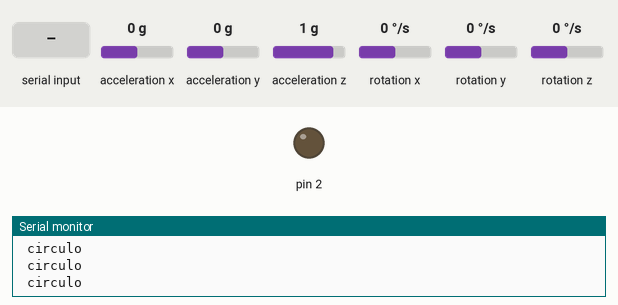
A sketch run on a simulated Arduino Uno, built with avr-gcc and run on an emulated ATmega328P. Parts: output pins drawn as LEDs (lit = HIGH), the last lines printed to the serial monitor. Wiring (inferred from the names in the program): MPU-6050 motion sensor at I2C address 0x68. The inputs (shaded band) are chosen by the test bench; at power-on: acceleration x 0 g, acceleration y 0 g, acceleration z 1 g, rotation x 0 °/s, rotation y 0 °/s, rotation z 0 °/s.

Above: at 1.2 s.
1.3 s: "1\n" received over the second serial link
At 2.9 s:
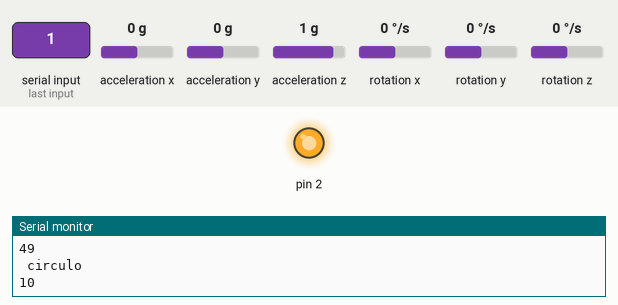
9.7 s: "0\n" received over the second serial link
At 12.5 s:
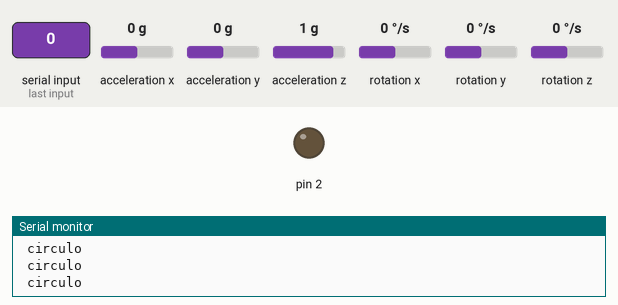
12.7 s: "2\n" received over the second serial link
At 14.3 s:
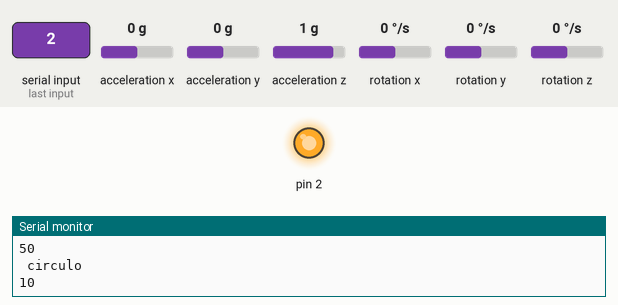
Timing chart, 0 to 16.0 s (numbered marks = the images above; inputs shaded):
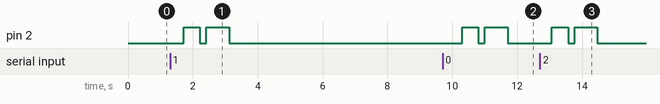

The sketch:

Cubomusic.ino
```cpp
// CUBE MUSIC
// IHC
// UFPE Cin
// October 25, 2018

#include<Wire.h>
#include <SoftwareSerial.h>

const int MPU_addr=0x68;  // I2C address of the MPU-6050
int16_t AcX,AcY,AcZ,Tmp,GyX,GyY,GyZ;
int16_t AcXo,AcYo,AcZo;

// Open serial and begin bluetooth
SoftwareSerial ble(10, 11); // RX, TX

//ble reader
byte incomingByte = 0;
void setup() {
  // MPU-6050
  Wire.begin();
  Wire.beginTransmission(MPU_addr);
  Wire.write(0x6B);  // PWR_MGMT_1 register
  Wire.write(0);     // set to zero (wakes up the MPU-6050)
  Wire.endTransmission(true);

  // Open serial port
  Serial.begin(9600);

  // begin bluetooth serial port communication
  ble.begin(9600);

  //Vibrador
  pinMode(2, OUTPUT);
}

// Cube music loop
void loop(){
  Wire.beginTransmission(MPU_addr);
  Wire.write(0x3B);  // starting with register 0x3B (ACCEL_XOUT_H)
  Wire.endTransmission(false);
  Wire.requestFrom(MPU_addr,14,true);  // request a total of 14 registers
  AcX=Wire.read()<<8|Wire.read();  // 0x3B (ACCEL_XOUT_H) & 0x3C (ACCEL_XOUT_L)
  AcY=Wire.read()<<8|Wire.read();  // 0x3D (ACCEL_YOUT_H) & 0x3E (ACCEL_YOUT_L)
  AcZ=Wire.read()<<8|Wire.read();  // 0x3F (ACCEL_ZOUT_H) & 0x40 (ACCEL_ZOUT_L)
  Tmp=Wire.read()<<8|Wire.read();  // 0x41 (TEMP_OUT_H) & 0x42 (TEMP_OUT_L)
  GyX=Wire.read()<<8|Wire.read();  // 0x43 (GYRO_XOUT_H) & 0x44 (GYRO_XOUT_L)
  GyY=Wire.read()<<8|Wire.read();  // 0x45 (GYRO_YOUT_H) & 0x46 (GYRO_YOUT_L)
  GyZ=Wire.read()<<8|Wire.read();  // 0x47 (GYRO_ZOUT_H) & 0x48 (GYRO_ZOUT_L)

  if (ble.available() > 0) {
      // read the incoming byte:
      incomingByte = ble.read();
      Serial.println(incomingByte);
      if (incomingByte == 10){
        digitalWrite(2, HIGH);   // turn the motor on (HIGH is the voltage level)
        delay(500);                       // wait for a second
        digitalWrite(2, LOW);    // turn the motor off by making the voltage LOW
        delay(200);
        digitalWrite(2, HIGH);   // turn the motor on (HIGH is the voltage level)
        delay(700);                       // wait for a second
        digitalWrite(2, LOW);    // turn the motor off by making the voltage LOW
        incomingByte = 0;
      }
  }
  //re-scale
  AcX=AcX/2500;
  AcY=AcY/2500;
  AcZ=AcZ/2500;

  //face detect 1,2,...,6
  if (abs(AcX-0)<2  && abs(AcY-0)<2 && abs(AcZ+6)<2) {
    Serial.println(" quadrado ");
    ble.write("quadrado");
  }
  else if (abs(AcX-0)<2  && abs(AcY+6)<2 && abs(AcZ-0)<2) {
    Serial.println(" triangulo ");
    ble.write("triangulo");
  }
  else if (abs(AcX-0)<2  && abs(AcY-0)<2 && abs(AcZ-6)<2) {
    Serial.println(" circulo ");
    ble.write("circulo");
  }
  else if (abs(AcX-0)<2  && abs(AcY-6)<2 && abs(AcZ-0)<2) {
    Serial.println(" hexagono ");
    ble.write("hexagono");
  }
  else if (abs(AcX-6)<2  && abs(AcY-0)<2 && abs(AcZ-0)<2) {
    Serial.println(" estrela ");
    ble.write("estrela");
  }
  else if (abs(AcX+6)<2  && abs(AcY-0)<2 && abs(AcZ-0)<2) {
    Serial.println(" quadrante ");
    ble.write("quadrante");
  }

  //other cases
  else{
    //motion detect X,Y,Z
    if (abs(AcX-AcXo)>2  && abs(AcY-AcYo)<=2 && abs(AcZ-AcZo)<=2) {
      Serial.println(" move-x ");
      ble.write("movex\n");
    }
    else if (abs(AcX-AcXo)<=2  && abs(AcY-AcYo)>2 && abs(AcZ-AcZo)<=2) {
      Serial.println(" move-y ");
      ble.write("movey\n");
    }
    else if (abs(AcX-AcXo)<=2  && abs(AcY-AcYo)<=2 && abs(AcZ-AcZo)>2) {
      Serial.println(" move-z ");
      ble.write("movez\n");
    }
    else {
      Serial.print(" AcX = "); Serial.print(AcX);
      Serial.print(" | AcY = "); Serial.print(AcY);
      Serial.print(" | AcZ = "); Serial.print(AcZ);
      Serial.print(" | Tmp = "); Serial.print(Tmp/340.00+36.53);  //equation for temperature in degrees C from datasheet
      Serial.print(" | GyX = "); Serial.print(GyX);
      Serial.print(" | GyY = "); Serial.print(GyY);
      Serial.print(" | GyZ = "); Serial.println(GyZ);
    }
  }
  delay(333);

  // memory
  AcXo=AcX;
  AcYo=AcY;
  AcZo=AcZ;
}
```

Measured:
- after the input at 1.3 s, pin 2: LOW → HIGH after 0.41 s, → LOW 0.50 s later, → HIGH 0.20 s later, → LOW 0.70 s later
- after the input at 9.7 s, pin 2: LOW → HIGH after 0.60 s, → LOW 0.50 s later, → HIGH 0.20 s later, → LOW 0.70 s later
- after the input at 12.7 s, pin 2: LOW → HIGH after 0.37 s, → LOW 0.50 s later, → HIGH 0.20 s later, → LOW 0.70 s later
